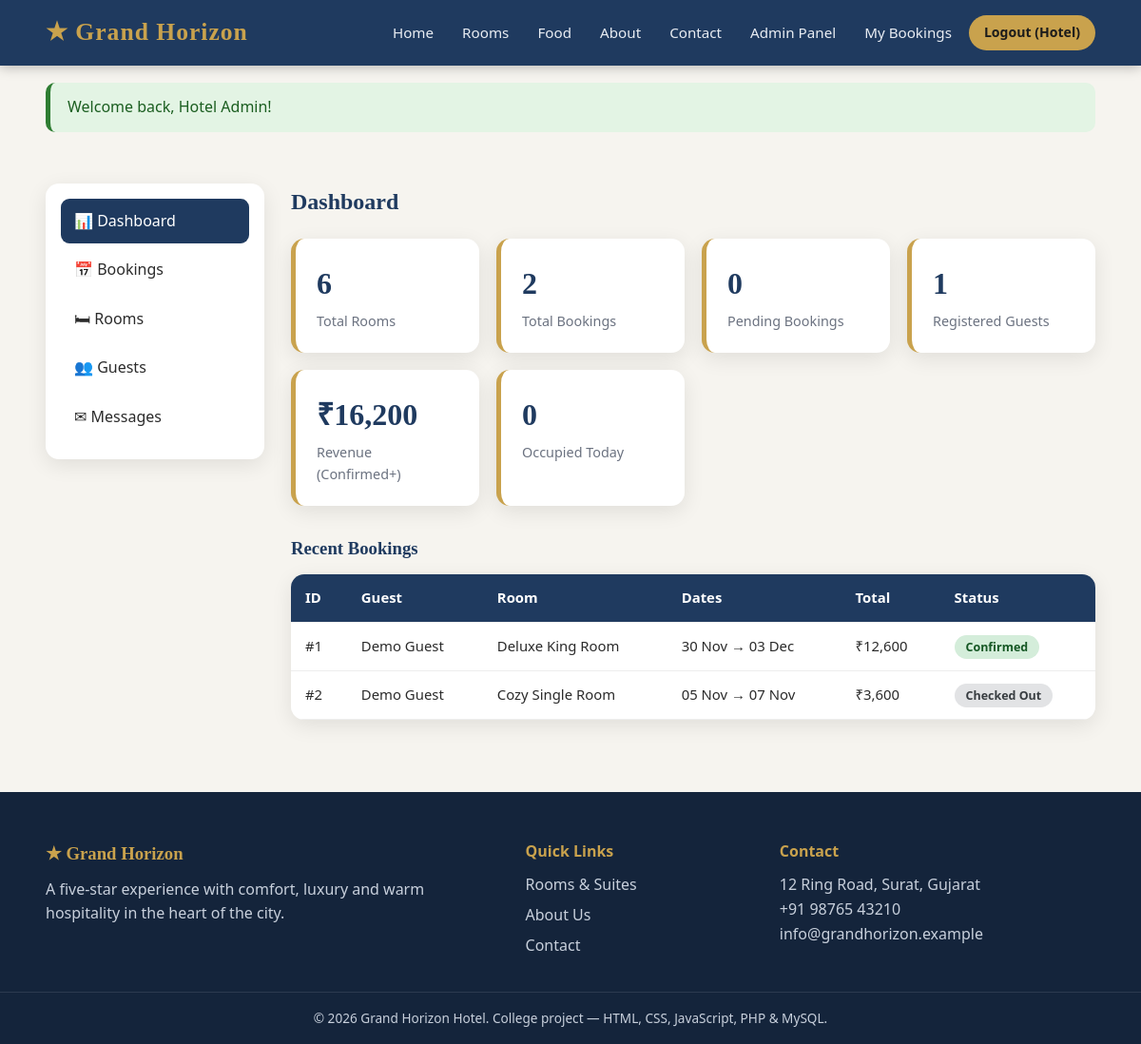
Page /admin/dashboard.php (signed in) on the committed database.
### tables this page shows
CREATE TABLE bookings (
  id INT AUTO_INCREMENT PRIMARY KEY,
  user_id INT NOT NULL,
  room_id INT NOT NULL,
  check_in DATE NOT NULL,
  check_out DATE NOT NULL,
  guests INT NOT NULL DEFAULT 1,
  total_price DECIMAL(10,2) NOT NULL,
  special_request VARCHAR(255) DEFAULT NULL,
  status ENUM('pending','confirmed','checked_in','checked_out','cancelled') NOT NULL DEFAULT 'pending',
  created_at TIMESTAMP DEFAULT CURRENT_TIMESTAMP,
  FOREIGN KEY (user_id) REFERENCES users(id) ON DELETE CASCADE,
  FOREIGN KEY (room_id) REFERENCES rooms(id) ON DELETE CASCADE
);

CREATE TABLE users (
  id INT AUTO_INCREMENT PRIMARY KEY,
  name VARCHAR(100) NOT NULL,
  email VARCHAR(120) NOT NULL UNIQUE,
  phone VARCHAR(20) DEFAULT NULL,
  password VARCHAR(255) NOT NULL,
  role ENUM('guest','admin') NOT NULL DEFAULT 'guest',
  created_at TIMESTAMP DEFAULT CURRENT_TIMESTAMP
);

CREATE TABLE rooms (
  id INT AUTO_INCREMENT PRIMARY KEY,
  room_number VARCHAR(10) NOT NULL UNIQUE,
  name VARCHAR(100) NOT NULL,
  type VARCHAR(40) NOT NULL,
  price DECIMAL(10,2) NOT NULL,
  capacity INT NOT NULL DEFAULT 2,
  amenities VARCHAR(255) DEFAULT NULL,
  description TEXT,
  image VARCHAR(255) DEFAULT 'standard.jpg',
  status ENUM('available','maintenance') NOT NULL DEFAULT 'available',
  created_at TIMESTAMP DEFAULT CURRENT_TIMESTAMP
);

### admin/dashboard.php (the view, shortened to what this page needs)
<?php
require '../includes/header.php';
$stats = [
  'Total Rooms'      => $pdo->query("SELECT COUNT(*) FROM rooms")->fetchColumn(),
  'Total Bookings'   => $pdo->query("SELECT COUNT(*) FROM bookings")->fetchColumn(),
  'Pending Bookings' => $pdo->query("SELECT COUNT(*) FROM bookings WHERE status='pending'")->fetchColumn(),
  'Registered Guests'=> $pdo->query("SELECT COUNT(*) FROM users WHERE role='guest'")->fetchColumn(),
  'Revenue (Confirmed+)' => money($pdo->query("SELECT COALESCE(SUM(total_price),0) FROM bookings WHERE status IN ('confirmed','checked_in','checked_out')")->fetchColumn()),
  'Occupied Today'   => $pdo->query("SELECT COUNT(*) FROM bookings WHERE status IN ('confirmed','checked_in') AND check_in <= CURDATE() AND check_out > CURDATE()")->fetchColumn(),
];
$recent = $pdo->query("SELECT b.*, u.name AS guest, r.name AS room_name
                       FROM bookings b JOIN users u ON u.id=b.user_id JOIN rooms r ON r.id=b.room_id
                       ORDER BY b.created_at DESC LIMIT 6")->fetchAll();
?>
<div class="container admin-wrap">
  <?php include '_sidebar.php'; ?>
  <div>
    <h2 class="admin-title">Dashboard</h2>
    <div class="stat-cards">
      <?php foreach ($stats as $label => $val): ?>
        <div class="stat-card"><h3><?= e($val) ?></h3><p><?= e($label) ?></p></div>
      <?php endforeach; ?>
    </div>
    <h3 style="margin-bottom:12px">Recent Bookings</h3>
    <div class="table-wrap"><table>
      <tr><th>ID</th><th>Guest</th><th>Room</th><th>Dates</th><th>Total</th><th>Status</th></tr>
      <?php foreach ($recent as $b): ?>
      <tr><td>#<?= (int)$b['id'] ?></td><td><?= e($b['guest']) ?></td><td><?= e($b['room_name']) ?></td>
          <td><?= e(date('d M',strtotime($b['check_in']))) ?> &rarr; <?= e(date('d M',strtotime($b['check_out']))) ?></td>
          <td><?= money($b['total_price']) ?></td>
          <td><span class="status <?= e($b['status']) ?>"><?= e(str_replace('_',' ',$b['status'])) ?></span></td></tr>
      <?php endforeach; ?>
    </table></div>
  </div>
</div>
<?php require '../includes/footer.php'; ?>

### includes/header.php (style rules this page uses)
:root { --primary:#1f3a5f; --accent:#c9a24d; --accent-dark:#a9852f; --bg:#f6f4ef; --text:#2b2b2b; --muted:#6b7280; --white:#fff; --success:#2e7d32; --danger:#c62828; --radius:14px; --shadow:0 6px 22px rgba(0,0,0,.09); }
* { box-sizing:border-box;margin:0;padding:0 }
html { scroll-behavior:smooth }
body { font-family:'Segoe UI',Tahoma,Arial,sans-serif;background:var(--bg);color:var(--text);line-height:1.6 }
.container { width:min(1150px,92%);margin:auto }
h1,h2,h3 { font-family:Georgia,'Times New Roman',serif;color:var(--primary) }
.table-wrap { overflow-x:auto;background:#fff;border-radius:var(--radius);box-shadow:var(--shadow) }
table { width:100%;border-collapse:collapse;min-width:640px }
th,td { padding:13px 15px;text-align:left;border-bottom:1px solid #eee;font-size:.93rem }
th { background:var(--primary);color:#fff;font-weight:600 }
.status { padding:4px 12px;border-radius:50px;font-size:.78rem;font-weight:700;text-transform:capitalize;white-space:nowrap }
.status.confirmed,.status.available { background:#d4edda;color:#155724 }
.status.checked_out { background:#e2e3e5;color:#383d41 }
.admin-wrap { display:grid;grid-template-columns:230px 1fr;gap:28px;padding:36px 0 }
.stat-cards { display:grid;grid-template-columns:repeat(auto-fit,minmax(190px,1fr));gap:18px;margin-bottom:30px }
.stat-card { background:#fff;padding:22px;border-radius:var(--radius);box-shadow:var(--shadow);border-left:5px solid var(--accent) }
.stat-card h3 { font-size:2rem }
.stat-card p { color:var(--muted);font-size:.9rem }
.admin-title { margin-bottom:20px }

### admin/dashboard.php (style rules this page uses)
:root { --primary:#1f3a5f; --accent:#c9a24d; --accent-dark:#a9852f; --bg:#f6f4ef; --text:#2b2b2b; --muted:#6b7280; --white:#fff; --success:#2e7d32; --danger:#c62828; --radius:14px; --shadow:0 6px 22px rgba(0,0,0,.09); }
* { box-sizing:border-box;margin:0;padding:0 }
html { scroll-behavior:smooth }
body { font-family:'Segoe UI',Tahoma,Arial,sans-serif;background:var(--bg);color:var(--text);line-height:1.6 }
.container { width:min(1150px,92%);margin:auto }
h1,h2,h3 { font-family:Georgia,'Times New Roman',serif;color:var(--primary) }
.table-wrap { overflow-x:auto;background:#fff;border-radius:var(--radius);box-shadow:var(--shadow) }
table { width:100%;border-collapse:collapse;min-width:640px }
th,td { padding:13px 15px;text-align:left;border-bottom:1px solid #eee;font-size:.93rem }
th { background:var(--primary);color:#fff;font-weight:600 }
.status { padding:4px 12px;border-radius:50px;font-size:.78rem;font-weight:700;text-transform:capitalize;white-space:nowrap }
.status.confirmed,.status.available { background:#d4edda;color:#155724 }
.status.checked_out { background:#e2e3e5;color:#383d41 }
.admin-wrap { display:grid;grid-template-columns:230px 1fr;gap:28px;padding:36px 0 }
.stat-cards { display:grid;grid-template-columns:repeat(auto-fit,minmax(190px,1fr));gap:18px;margin-bottom:30px }
.stat-card { background:#fff;padding:22px;border-radius:var(--radius);box-shadow:var(--shadow);border-left:5px solid var(--accent);display:block }
.stat-card h3 { font-size:1.9rem;display:block;white-space:nowrap }
.stat-card p { display:block;margin-top:2px;color:var(--muted);font-size:.9rem }
.admin-title { margin-bottom:20px }

### rows in the picture
bookings: id "1", user.name "Demo Guest", room.name "Deluxe King Room", check_in "30 Nov", check_out "03 Dec", total_price "₹12,600", status "Confirmed"
bookings: id "2", user.name "Demo Guest", room.name "Cozy Single Room", check_in "05 Nov", check_out "07 Nov", total_price "₹3,600", status "Checked Out"

### other values in the picture
SITE_NAME "Grand Horizon"
explode(' ', $_SESSION['name'])[0] "Hotel"
$f['msg'] "Welcome back, Hotel Admin!"
$val "6"
$label "Total Rooms"
$val "2"
$label "Total Bookings"
$val "0"
$label "Pending Bookings"
$val "1"
$label "Registered Guests"
$val "₹16,200"
$label "Revenue (Confirmed+)"
$label "Occupied Today"
